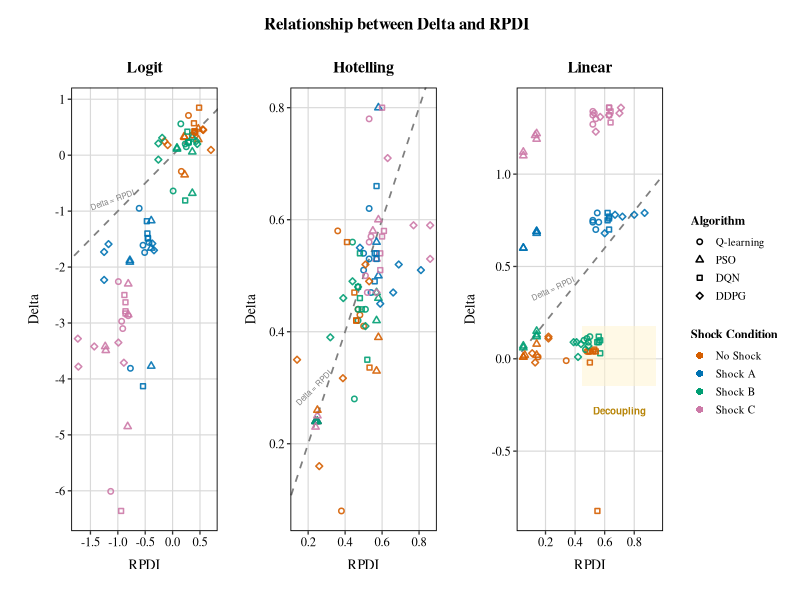
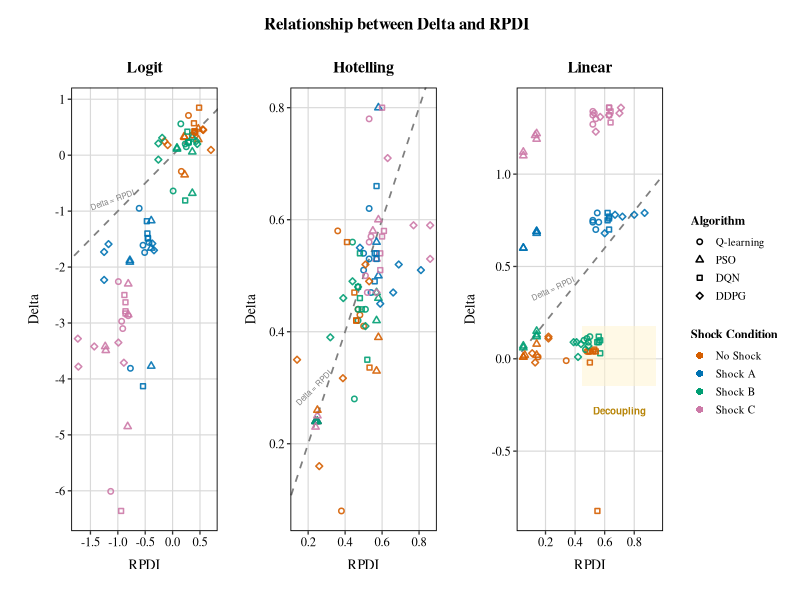

Generate these figures, in order, with R:
library(tidyverse)
library(ggplot2)
library(patchwork)
library(scales)
library(cowplot)

POINT_SIZE <- 1.3
STROKE_SIZE <- 0.8

set.seed(42)

# Read the data
data <- read.csv("./all_tables.csv", stringsAsFactors = FALSE)

# Create long format for both agents
data_long <- data %>%
  pivot_longer(
    cols = c(Agent1_Delta, Agent2_Delta, Agent1_RPDI, Agent2_RPDI, 
             Agent1_Avg_Prices, Agent2_Avg_Prices),
    names_to = c("Agent", ".value"),
    names_pattern = "(Agent[12])_(.*)"
  ) %>%
  rename(Delta = Delta, RPDI = RPDI, Avg_Prices = Avg_Prices)

# Extract algorithm from Matchup
data_long <- data_long %>%
  mutate(
    Algorithm = case_when(
      Agent == "Agent1" ~ str_extract(Matchup, "^[A-Z]+"),
      Agent == "Agent2" ~ str_extract(Matchup, "vs ([A-Z]+)$", group = 1)
    ),
    Algorithm = case_when(
      Algorithm == "Q" ~ "Q-learning",
      Algorithm == "DQN" ~ "DQN",
      Algorithm == "PSO" ~ "PSO",
      Algorithm == "DDPG" ~ "DDPG",
      TRUE ~ Algorithm
    ),
    Shock_Condition = case_when(
      Shock == "0" ~ "No Shock",
      Shock == "A" ~ "Shock A",
      Shock == "B" ~ "Shock B",
      Shock == "C" ~ "Shock C"
    ),
    Shock_Condition = factor(Shock_Condition, 
                              levels = c("No Shock", "Shock A", "Shock B", "Shock C")),
    Model = factor(Model, levels = c("LOGIT", "HOTELLING", "LINEAR"))
  )

# Remove extreme outliers for visualization
data_clean <- data_long %>%
  filter(Delta > -8 & Delta < 3, RPDI > -2 & RPDI < 1.5)

# COLOR PALETTE (Colorblind-friendly - Okabe-Ito inspired)
shock_colors <- c(
  "No Shock" = "#D55E00",
  "Shock A"  = "#0072B2",
  "Shock B"  = "#009E73",
  "Shock C"  = "#CC79A7"
)

algo_shapes <- c(
  "Q-learning" = 21,
  "PSO"        = 24,
  "DQN"        = 22,
  "DDPG"       = 23
)

# THEME (Cross-platform compatible)
theme_q1_journal <- function(base_size = 10) {
  theme_bw(base_size = base_size) +
    theme(
      text = element_text(family = 'serif'),
      plot.title = element_text(
        size = rel(1.15), 
        face = "bold", 
        hjust = 0.5,
        margin = margin(b = 8)
      ),
      axis.title = element_text(size = rel(1.0), face = "plain"),
      axis.title.x = element_text(margin = margin(t = 8)),
      axis.title.y = element_text(margin = margin(r = 8)),
      axis.text = element_text(size = rel(0.9), color = "black"),
      panel.grid.major = element_line(color = "gray85", linewidth = 0.4),
      panel.grid.minor = element_blank(),
      panel.border = element_rect(color = "black", fill = NA, linewidth = 0.6),
      legend.title = element_text(size = rel(0.95), face = "bold"),
      legend.text = element_text(size = rel(0.85)),
      legend.key.size = unit(0.9, "lines"),
      legend.background = element_rect(fill = "white", color = NA),
      legend.key = element_rect(fill = "white", color = NA),
      plot.margin = margin(t = 10, r = 10, b = 10, l = 10),
      strip.background = element_rect(fill = "gray95", color = "black", linewidth = 0.5),
      strip.text = element_text(size = rel(1.0), face = "bold")
    )
}

# PANEL 1: LOGIT - Delta vs RPDI
logit_data <- data_clean |> filter(Model == "LOGIT")

p1_logit <- ggplot(logit_data, aes(x = RPDI, y = Delta)) +
  geom_abline(intercept = 0, slope = 1, linetype = "dashed", 
              color = "gray50", linewidth = 0.6) +
  geom_point(aes(shape = Algorithm, color = Shock_Condition), 
             size = POINT_SIZE, alpha = 0.9, stroke = STROKE_SIZE) +
  scale_color_manual(values = shock_colors) +
  scale_shape_manual(values = algo_shapes) +
  scale_x_continuous(breaks = seq(-1.5, 1, by = 0.5)) +
  scale_y_continuous(breaks = seq(-7, 2, by = 1)) +
  labs(
    title = "Logit",
    x = "RPDI",
    y = "Delta"
  ) +
  annotate("text", x = -1.1, y = -0.8, label = "Delta = RPDI", 
           angle = 20, size = 2, color = "gray50") +
  theme_q1_journal() +
  theme(legend.position = "none")

# PANEL 2: HOTELLING - Delta vs RPDI
hotelling_data <- data_clean |> filter(Model == "HOTELLING")

p2_hotelling <- ggplot(hotelling_data, aes(x = RPDI, y = Delta)) +
  geom_abline(intercept = 0, slope = 1, linetype = "dashed", 
              color = "gray50", linewidth = 0.6) +
  geom_point(aes(shape = Algorithm, color = Shock_Condition), 
             size = POINT_SIZE, alpha = 0.9, stroke = STROKE_SIZE) +
  scale_color_manual(values = shock_colors) +
  scale_shape_manual(values = algo_shapes) +
  scale_x_continuous(breaks = seq(0, 1, by = 0.2)) +
  scale_y_continuous(breaks = seq(0, 1, by = 0.2)) +
  labs(
    title = "Hotelling",
    x = "RPDI",
    y = "Delta"
  ) +
  annotate("text", x = 0.23, y = 0.3, label = "Delta = RPDI", 
           angle = 45, size = 2, color = "gray50") +
  theme_q1_journal() +
  theme(legend.position = "none")

# PANEL 3: LINEAR - Delta vs RPDI
linear_data <- data_clean %>% filter(Model == "LINEAR")

p3_linear <- ggplot(linear_data, aes(x = RPDI, y = Delta)) +
  geom_abline(intercept = 0, slope = 1, linetype = "dashed", 
              color = "gray50", linewidth = 0.6) +
  annotate("rect", xmin = 0.45, xmax = 0.95, ymin = -0.15, ymax = 0.18,
           fill = "#FFF3CD", alpha = 0.5) +
  geom_point(aes(shape = Algorithm, color = Shock_Condition), 
             size = POINT_SIZE, alpha = 0.9, stroke = STROKE_SIZE) +
  scale_color_manual(values = shock_colors) +
  scale_shape_manual(values = algo_shapes) +
  scale_x_continuous(breaks = seq(-0.2, 1, by = 0.2)) +
  scale_y_continuous(breaks = seq(-0.5, 1.5, by = 0.5)) +
  labs(
    title = "Linear",
    x = "RPDI",
    y = "Delta"
  ) +
  annotate("text", x = 0.25, y = 0.38, label = "Delta = RPDI", 
           angle = 25, size = 2, color = "gray50") +
  annotate("text", x = 0.70, y = -0.28, 
           label = "Decoupling", 
           size = 2.5, color = "#B8860B", fontface = "bold") +
  theme_q1_journal() +
  theme(legend.position = "none")

# Ensure Algorithm factor levels match the order in algo_shapes
data_clean$Algorithm <- factor(data_clean$Algorithm, 
                               levels = c("Q-learning", "PSO", "DQN", "DDPG"))
# CREATE SHARED LEGEND
p_legend <- ggplot(data_clean, aes(x = RPDI, y = Delta)) +
  geom_point(aes(shape = Algorithm), size = POINT_SIZE, color = "black") +
  geom_point(aes(color = Shock_Condition), size = 2, shape = 16) +
  scale_color_manual(values = shock_colors, name = "Shock Condition") +
  scale_shape_manual(values = algo_shapes, name = "Algorithm") +
  guides(
    shape = guide_legend(
         order = 1,
         title.position = "top",
         ncol = 1,
         override.aes = list(
                stroke = STROKE_SIZE
         )
    ),
    color = guide_legend(order = 2, title.position = "top", ncol = 1)
  ) +
  theme_q1_journal() +
  theme(
    legend.box = "vertical",
    legend.spacing.y = unit(0.6, "cm"),
    legend.title = element_text(size = 9, face = "bold"),
    legend.text = element_text(size = 8),
    legend.margin = margin(t = 0, r = 5, b = 0, l = 5)
  )

legend_grob <- get_legend(p_legend)

# COMBINE ALL PANELS
combined_plots <- (p1_logit | p2_hotelling | p3_linear) +
  plot_layout(ncol = 3, widths = c(1, 1, 1))

final_figure <- plot_grid(
  combined_plots,
  legend_grob,
  ncol = 2,
  rel_widths = c(1, 0.15),
  align = "h",
  axis = "tb"
)

title_grob <- ggdraw() + 
  draw_label(
    "Relationship between Delta and RPDI",
    fontface = 'bold',
    fontfamily = 'serif',
    size = 12
  )

final_plot <- plot_grid(
  title_grob,
  final_figure,
  ncol = 1,
  rel_heights = c(0.06, 1)
) + theme(plot.margin = margin(5, 10, 5, 5))

# SAVE FIGURES (Q1 Journal Standards)

# PNG - 600 DPI
ggsave(
  filename = "./figures/Figure1_Delta_vs_RPDI_AllMarkets.png",
  plot = final_plot,
  width = 180,
  height = 70,
  units = "mm",
  dpi = 600,
  bg = "white"
)

# PDF - Vector format
ggsave(
  filename = "./figures/Figure1_Delta_vs_RPDI_AllMarkets.pdf",
  plot = final_plot,
  width = 180,
  height = 70,
  units = "mm",
  device = "pdf"
)

cat("\n")
cat("============================================================\n")
cat("  FIGURE 1: Delta vs RPDI - All Market Structures\n")
cat("  Q1 JOURNAL PUBLICATION STANDARD\n")
cat("============================================================\n")
cat("\n")
cat("Files created:\n")
cat("  - Figure1_Delta_vs_RPDI_AllMarkets.png  (600 DPI)\n")
cat("  - Figure1_Delta_vs_RPDI_AllMarkets.pdf  (Vector)\n")
cat("\n")
